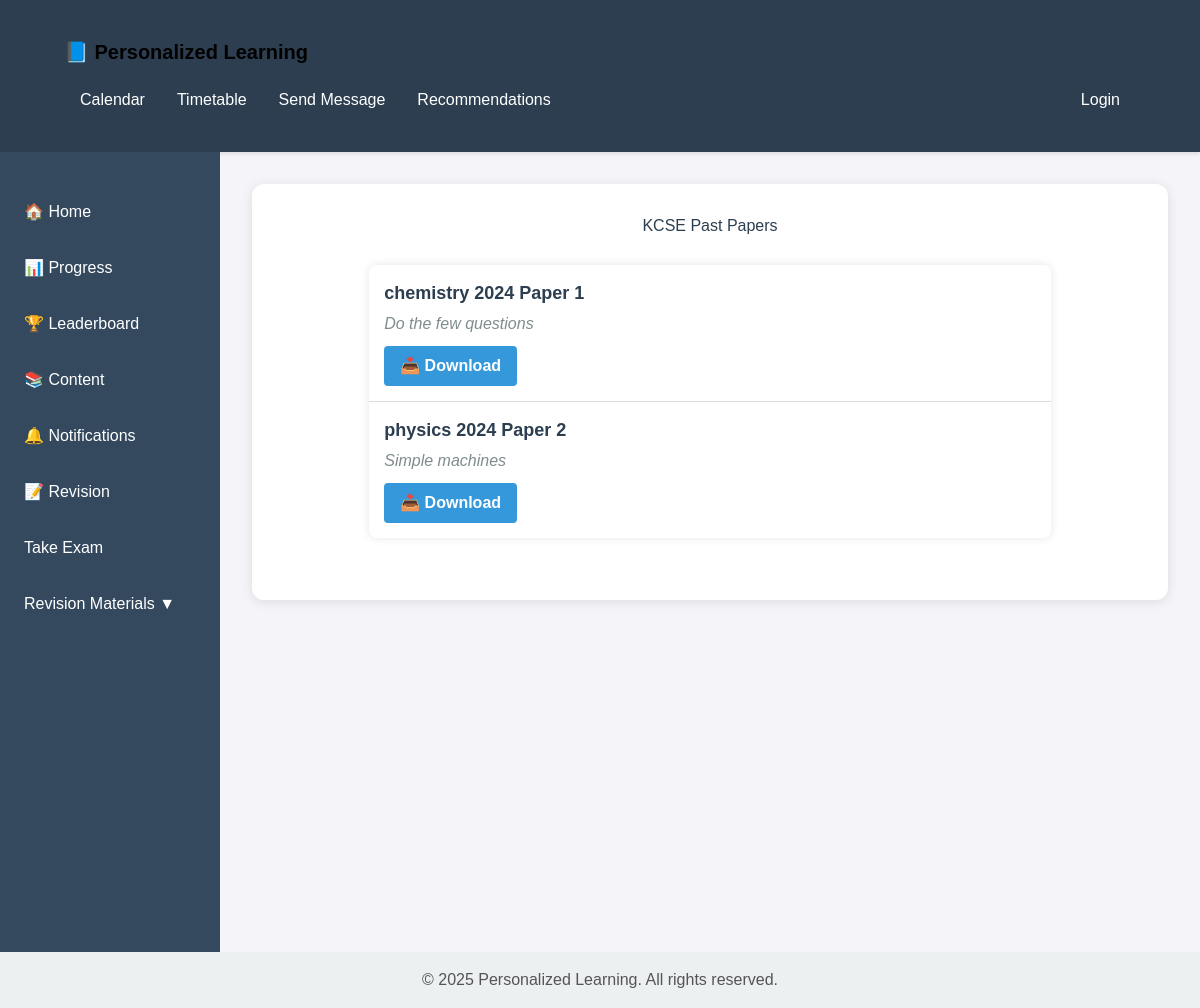
/ai-engine/kcse-past-papers/, run on the app's committed database.
### ai_engine/models.py (models this page shows, shortened)
class KcsePastPaper(models.Model):
    subject = models.CharField(max_length=100)
    year = models.IntegerField()
    paper_type = models.CharField(max_length=50, choices=[
        ('Paper 1', 'Paper 1'),
        ('Paper 2', 'Paper 2'),
        ('Paper 3', 'Paper 3'),
    ])
    file = models.FileField(upload_to='kcse_pastpapers/')
    description = models.TextField(blank=True)

### ai_engine/views.py (the view)
# urls.py: path('kcse-past-papers/', kcse_papers, name='kcse_past_papers'),
def kcse_papers(request):
    papers = KcsePastPaper.objects.all().order_by('-year', 'subject')
    return render(request, 'ai_engine/kcse_papers.html', {'papers': papers})

### ai_engine/templates/ai_engine/kcse_papers.html (shortened to what this page needs)
{% extends 'content/base.html' %}
{% block content %}
<h2 style="text-align:center; color:#2c3e50;">KCSE Past Papers</h2>
{% if papers %}
  <ul class="papers-list">
    {% for paper in papers %}
      <li>
        <div class="paper-header">
          <strong>{{ paper.subject }} {{ paper.year }} {{ paper.paper_type }}</strong>
        </div>
        {% if paper.description %}
          <div class="paper-description">
            <em>{{ paper.description }}</em>
          </div>
        {% endif %}
        <a href="{{ paper.file.url }}" download>📥 Download</a>
      </li>
    {% endfor %}
  </ul>
{% else %}
  <p class="no-papers-message">No past papers available at the moment.</p>
{% endif %}
{% endblock %}

### content/templates/content/base.html (style rules this page uses)
body { margin: 0; font-family: 'Segoe UI', Tahoma, Geneva, Verdana, sans-serif; background-color: #f5f7fa; color: #333; display: flex; flex-direction: column; min-height: 100vh; }

### ai_engine/templates/ai_engine/kcse_papers.html (style rules this page uses)
body { font-family: Arial, sans-serif; margin: 0; padding: 0; background-color: #f4f4f9; color: #333; }
.papers-list { list-style-type: none; padding: 0; margin: 30px auto; width: 80%; background-color: white; border-radius: 8px; box-shadow: 0 0 10px rgba(0, 0, 0, 0.1); }
.papers-list li { padding: 15px; border-bottom: 1px solid #ddd; }
.papers-list li:last-child { border-bottom: none; }
.paper-header { font-size: 18px; font-weight: bold; color: #2c3e50; margin-bottom: 5px; }
.paper-description { font-style: italic; color: #7f8c8d; margin-bottom: 10px; }
.papers-list a { text-decoration: none; color: #fff; background-color: #3498db; padding: 8px 16px; border-radius: 4px; display: inline-block; font-weight: bold; transition: background-color 0.3s; }

### data on the page
KcsePastPaper: subject "chemistry", year "2024", paper_type "Paper 1", description "Do the few questions"
KcsePastPaper: subject "physics", year "2024", paper_type "Paper 2", description "Simple machines"
